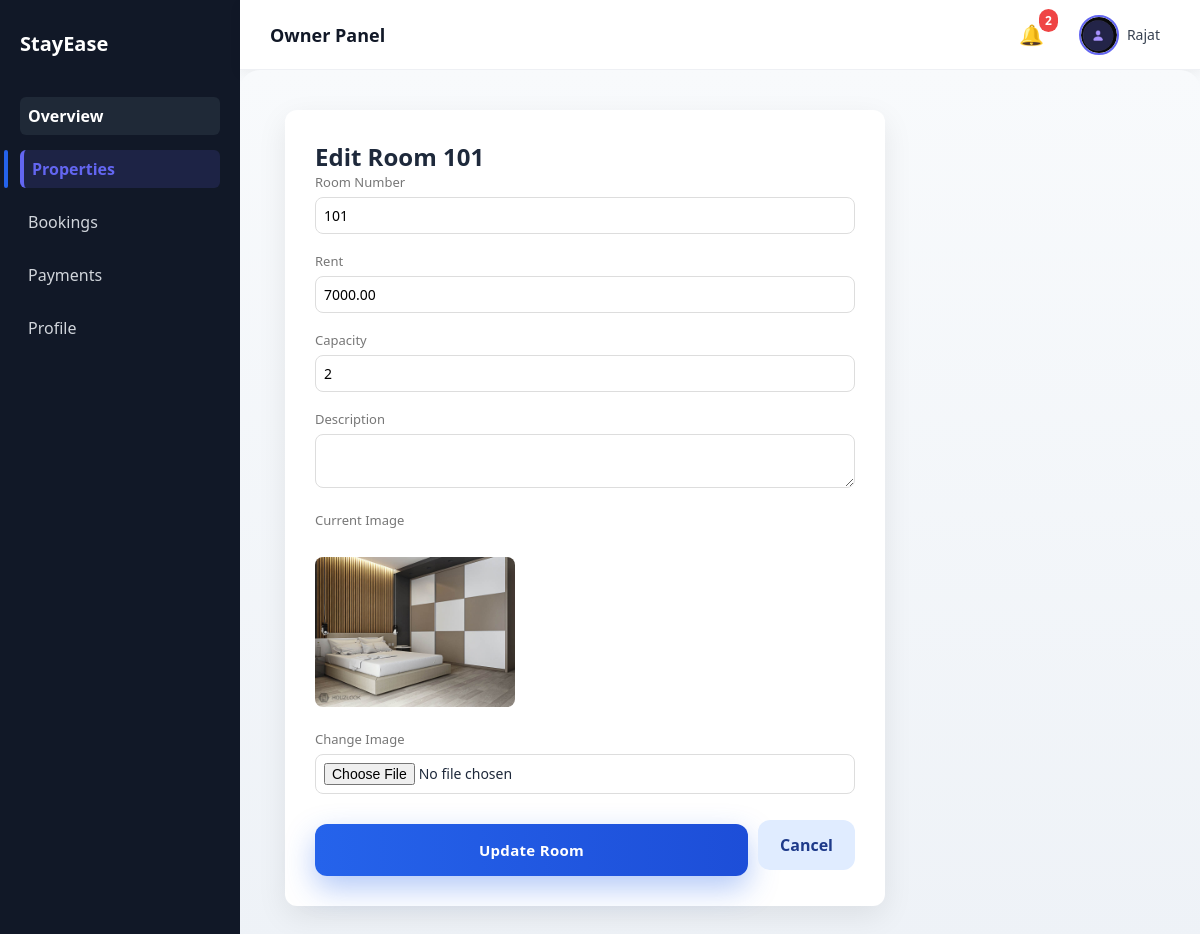
The app's page /properties/room/edit/7/ (signed in) with its own data.
### accounts/models.py (models this page shows, shortened)
class UserProfile(models.Model):
    ROLE_CHOICES = [
        ('owner', 'Owner'),
        ('tenant', 'Tenant'),
    ]
    user = models.OneToOneField(User, on_delete=models.CASCADE)
    phone = models.CharField(max_length=15, blank=True, null=True)
    role = models.CharField(
        max_length=10,
        choices=ROLE_CHOICES,
        default="tenant"
    )
    profile_image = models.ImageField(upload_to="profile_pics/", blank=True)

### properties/models.py (models this page shows, shortened)
class Room(models.Model):
    property = models.ForeignKey(
        Property,
        on_delete=models.CASCADE,
        related_name="rooms"
    )
    room_number = models.CharField(max_length=20)
    rent = models.DecimalField(max_digits=10, decimal_places=2)
    capacity = models.IntegerField()
    is_available = models.BooleanField(default=True)
    image = models.ImageField(upload_to="rooms/", blank=True, null=True)
    created_at = models.DateTimeField(auto_now_add=True)

### properties/views.py (the view, shortened to what this page needs)
# urls.py: path("room/edit/<int:room_id>/", views.edit_room, name="edit_room"),
@login_required
def edit_room(request, room_id):
    room = get_object_or_404(
        Room,
        id=room_id,
        property__owner=request.user
    )
    return render(request, "properties/edit_room.html", {
        "room": room
    })

### accounts/context_processors.py (called while the page is built)
def notification_data(request):
    if request.user.is_authenticated:
        notifications = Notification.objects.filter(
            user=request.user
        ).order_by("-created_at")[:5]
        unread_count = Notification.objects.filter(
            user=request.user,
            is_read=False
        ).count()
        return {
            "notifications": notifications,
            "unread_count": unread_count,
        }
    return {}

### templates/properties/edit_room.html (shortened to what this page needs)
{% extends "dashboard/base_dashboard.html" %}
{% block dashboard_content %}
<div class="form-container">
    <h2>Edit Room {{ room.room_number }}</h2>
    <form method="POST" enctype="multipart/form-data">
        <div class="form-group">
            <label>Room Number</label>
            <input type="text" name="room_number" value="{{ room.room_number }}" required>
        </div>
        <div class="form-group">
            <label>Rent</label>
            <input type="number" name="rent" value="{{ room.rent }}" required>
        </div>
        <div class="form-group">
            <label>Capacity</label>
            <input type="number" name="capacity" value="{{ room.capacity }}" required>
        </div>
        <div class="form-group">
            <label>Description</label>
            <textarea name="description">{{ room.description }}</textarea>
        </div>
        <div class="form-group">
            <label>Current Image</label><br>
            {% if room.image %}
                <img src="{{ room.image.url }}" width="200" style="border-radius:8px;">
            {% endif %}
        </div>
        <div class="form-group">
            <label>Change Image</label>
            <input type="file" name="image">
        </div>
        <div class="form-actions">
            <button type="submit" class="primary-btn">
                Update Room
            </button>
            <a href="{% url 'property_detail' room.property.id %}" class="secondary-btn">
                Cancel
            </a>
        </div>
    </form>
</div>
{% endblock %}

### templates/dashboard/base_dashboard.html (shortened to what this page needs)
{% load static %}
<!DOCTYPE html>
<html>
<head>
    <link rel="stylesheet" href="{% static 'css/style.css' %}">
</head>
<body>
<div class="dashboard-layout">
    <aside class="sidebar">
        <h2 class="logo">StayEase</h2>
        <nav>
        <a href="/dashboard/"
        class="{% if request.path == '/dashboard/' %}active{% endif %}">
        Overview
        </a>
        {% if request.user.userprofile.role == "owner" %}
            <a href="/properties/"
            class="{% if '/properties/' in request.path %}active{% endif %}">
            Properties
            </a>
            <a href="/bookings/"
            class="{% if '/bookings/' in request.path %}active{% endif %}">
            Bookings
            </a>
            <a href="/payments/"
            class="{% if '/payments/' in request.path %}active{% endif %}">
            Payments
            </a>
        {% endif %}
        <a href="/profile/"
        class="{% if '/profile/' in request.path or '/settings/' in request.path %}active{% endif %}">
        Profile
        </a>
    </nav>
    </aside>
    <div class="main-content">
        <div class="topbar">
            <h3>
                {% if request.user.userprofile.role == "owner" %}
                    Owner Panel
                {% else %}
                    Tenant Panel
                {% endif %}
            </h3>
            <div class="user-section">
               <div class="notification-wrapper">
                    <div class="notification-bell" onclick="toggleNotifications(event)">
                        🔔
                        {% if unread_count > 0 %}
                        <span class="notification-count">
                            {{ unread_count }}
                        </span>
                        {% endif %}
                    </div>
                </div>
               <div class="user-menu">
                    <div class="user-trigger" onclick="toggleUserMenu(event)">
                        <div class="avatar-circle">
                            {% if request.user.userprofile and request.user.userprofile.profile_image %}
                                <img src="{{ request.user.userprofile.profile_image.url }}"
                                    alt="Profile">
                            {% else %}
                                <span>
                                    {{ request.user.first_name|first|upper }}
                                </span>
                            {% endif %}
                        </div>
                        <span class="user-name">
                            {{ request.user.first_name }}
                        </span>
                    </div>
                </div>
            </div>
        </div>
        <div class="content-area">
            {% block dashboard_content %}
            {% endblock %}
        </div>
    </div>
</div>
</body>
</html>

### records on screen
Room: room_number "101", rent "7000.00", capacity "2", image (picture)

### other values on screen
{{ unread_count }} "2"
{{ request.user.first_name }} "Rajat"
